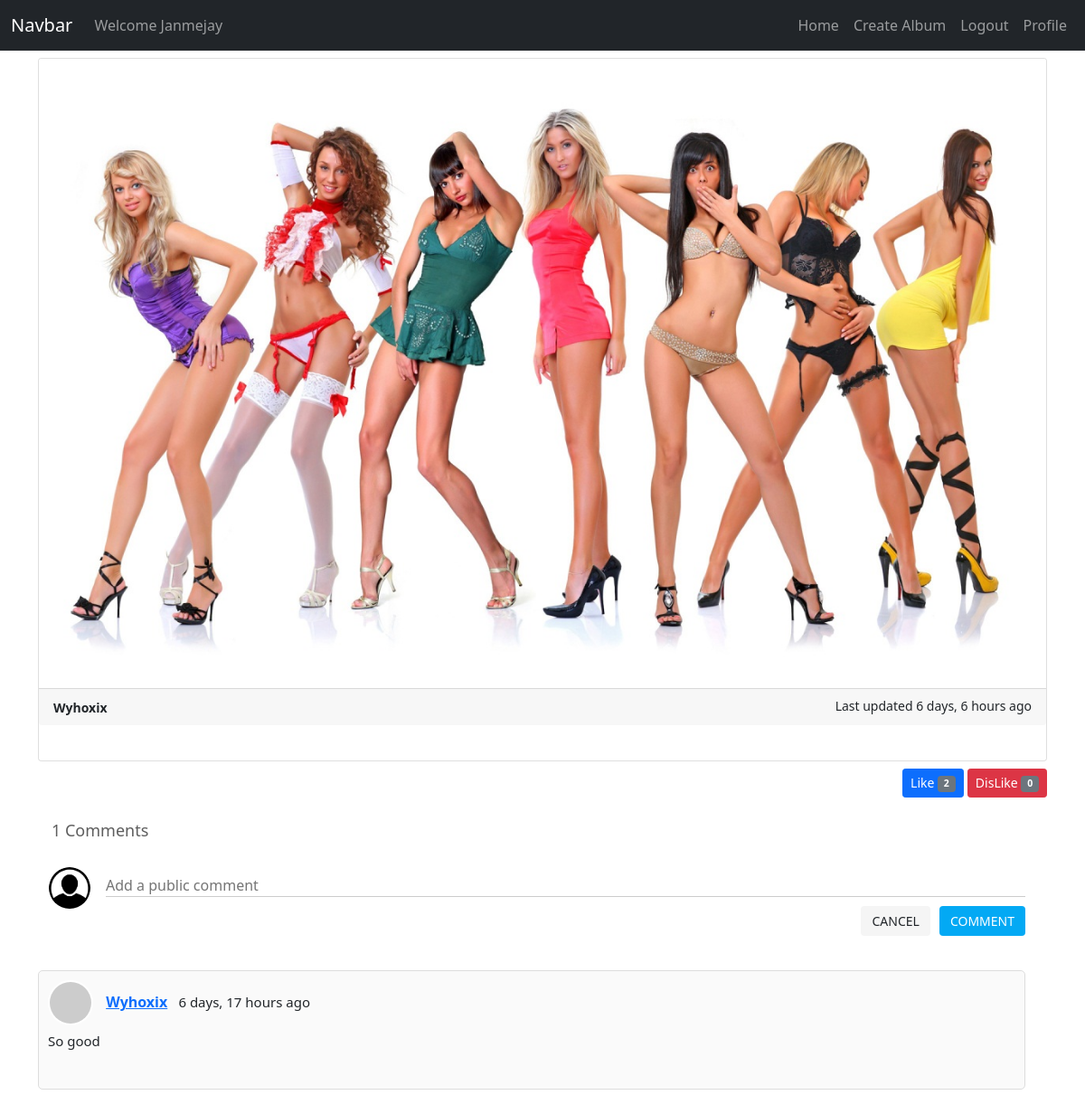
The app's page /album/22 (signed in) with its own data.
### authuser/models.py (models this page shows)
class User(AbstractUser):
    username = models.CharField(max_length=150, unique=True)
    name = models.CharField(max_length=150, null=True)
    email = models.CharField(max_length=150, unique=True, null=True)
    bio = models.TextField(null=True)
    avatar = models.ImageField(null=True, upload_to='avatar/')
    EMAIL_FIELD = 'email'
    USERNAME_FIELD = 'username'
    REQUIRED_FIELDS = ['email']
    def __str__(self):
        return  self.username.title()

### album/models.py (models this page shows)
class Album(models.Model):
    user = models.ForeignKey(User, on_delete=models.CASCADE, related_name='album')
    contest = models.ForeignKey(Contest, blank=True, null=True, on_delete=models.CASCADE)
    image = models.ImageField(upload_to='gallery/')
    uploaded_date = models.DateTimeField(auto_now_add=True)
    is_active = models.BooleanField(default=True)
    def image_tag(self):
        return mark_safe('<a href="/images/%s" target="_blank"><img src="/images/%s" width="250" height="150" /></a>' % (self.image,self.image))
    image_tag.short_description = 'Image'

class Comment(models.Model):
    album = models.ForeignKey(Album, on_delete=models.CASCADE)
    user = models.ForeignKey(User, on_delete=models.CASCADE)
    feedback = models.CharField(max_length=500)
    is_published = models.BooleanField(default=False)
    published_date = models.DateField(auto_now_add=True)

### album/views.py (the view)
# urls.py: path('album/<int:pk>', albumDetails, name='albumDetails'),
def albumDetails(request, pk):
    album = Album.objects.get(pk=pk)
    if request.method=='POST':
        feedback = request.POST.get('feedback')
        comment = Comment.objects.create(album=album, user=request.user ,feedback=feedback)
        return redirect(albumDetails,pk)
    commentList = Comment.objects.filter(album=pk).order_by('-id')
    likes = AlbumLikeDislike.objects.filter(album=album, like=True).values_list('user', flat=True)
    dislikes = AlbumLikeDislike.objects.filter(album=album, dislike=True).values_list('user', flat=True)
    context = {'album':album,'commentList':commentList,'likes':likes, 'dislikes':dislikes}
    return render(request, 'album/single-album.html',context)

### album/templates/album/single-album.html (shortened to what this page needs)
{%extends 'base.html'%}
{%load static%}
{%block content%}
<div class="row row-cols-12 row-cols-md-12 g-12 mb-5">
    <div class="col">
        <div class="card h-100">
            <img src="/images/{{album.image }}" class="card-img-top" alt="...">
            <div class="card-footer">
                <small class="fw-bold">{{album.user|title}}</small>
                <small class="float-end">Last updated {{album.uploaded_date|timesince}} ago</small>
            </div>
        </div>
        <div class="mt-2 float-end">
            {% if request.user.id in likes %}
                <button type="button" class="btn btn-primary btn-sm">Like <span class="badge bg-secondary">{{likes|length}} </span></button>
                <button type="button" class="btn btn-danger btn-sm">DisLike <span class="badge bg-secondary">{{dislikes|length}} </span></button>
            {% endif %}
        </div>
    </div>
</div>
<div class="row row-cols-12 row-cols-md-12 g-12 mb-5">
    <div class="row">
        <div class="col-12">
            <div class="comments">
                <div class="comments-details">
                    <span class="total-comments">{{commentList|length}} Comments</span>
                </div>
                {% if user.is_authenticated %}
                <div class="comment-box add-comment">
                    <span class="commenter-pic">
                        <img src=" {% static 'images/user.png' %}  " class="img-fluid">
                    </span>
                    <span class="commenter-name">
                    <form class="form" method="post">{% csrf_token %}
                        <input type="text" placeholder="Add a public comment" name="feedback" >
                        <button type="submit" class="btn btn-dark">Comment</button>
                        <button type="cancel" class="btn btn-default">Cancel</button>
                    </form>
                    </span>
                </div>
                 {% endif %}
                {%for comment in commentList %}
                <div class="comment-box">
                    <span class="commenter-pic">
                        <img src="https://ui-avatars.com/api/?name={{comment.user}}&rounded=true" class="img-fluid">
                    </span>
                    <span class="commenter-name">
                        <a href="{% url 'userProfile' comment.user|lower %}">{{comment.user|title}}</a> <span class="comment-time">{{comment.published_date|timesince}} ago</span>
                    </span>
                    <p class="comment-txt more">{{comment.feedback}}</p>
                </div>
                {% endfor %}
            </div>
        </div>
    </div>
</div>
{%endblock%}

### static/templates/base.html (shortened to what this page needs)
{%load static%}
<!DOCTYPE html>
<html lang="en">
<head>
    <link href="https://cdn.jsdelivr.net/npm/bootstrap@5.1.3/dist/css/bootstrap.min.css" rel="stylesheet">
    <link rel="stylesheet" href="https://cdnjs.cloudflare.com/ajax/libs/font-awesome/4.6.0/css/font-awesome.css"/>
    <link rel="stylesheet" href="{% static 'css/comment.css'%}"
</head>
<body>
    <nav class="navbar navbar-expand-lg navbar-dark bg-dark mb-2">
        <div class="container-fluid">
            <a class="navbar-brand" href="{% url 'home' %}">Navbar</a>
            <div class="collapse navbar-collapse" id="navbarText">
                <ul class="navbar-nav me-auto mb-2 mb-lg-0">
                    {% if request.user.is_authenticated %}
                        <li class="nav-item"><a class="nav-link" href=""> Welcome {{request.user|title}}</a></li>
                    {% endif %}
                </ul>
                <ul class="navbar-nav">
                    {% if request.user.is_authenticated %}
                        <li class="nav-item"><a class="nav-link" href="{% url 'home' %}">Home</a></li>
                        <li class="nav-item"><a class="nav-link" href="{% url 'createAlbum' %}">Create Album</a></li>
                        <li class="nav-item"><a class="nav-link" href="{% url 'logout_view' %}">Logout</a></li>
                        <li class="nav-item"><a class="nav-link" href="{% url 'userProfile' request.user|lower %}">Profile</a></li>
                    {% endif %}
                </ul>
            </div>
        </div>
    </nav>
    <div class="container">
        {%block content %}{% endblock %}
    </div>
</body>
</html>

### static/css/comment.css (style rules this page uses)
.comments-details button.btn.dropdown-toggle, .comments-details .total-comments { font-size: 18px; font-weight: 500; color: #5e5e5e; }
.comments-details { padding: 15px 15px; }
.comments button { background-color: transparent; border: none; }
.comments .comment-box { width: 100%; float: left; height: 100%; background-color: #FAFAFA; padding: 10px 10px 10px; margin-bottom: 15px; border-radius: 5px; border: 1px solid #ddd; }
.comments .add-comment { background-color: transparent; border: none; position: relative; margin-bottom: 50px; }
.comments .commenter-pic { width: 50px; height: 50px; display: inline-block; border-radius: 100%; border: 2px solid #fff; overflow: hidden; background-color: #fff; }
.comments .add-comment .commenter-name { width: 100%; padding-left: 75px; position: absolute; top: 20px; left: 0px; }
.comments .add-comment input { border-top: 0px; border-bottom: 1px solid #ccc; border-left: 0px; border-right: 0px; outline: 0px; box-shadow: none; border-radius: 0; width: 100%; padding: 0; font-weight: normal; }
.comments .add-comment button[type=submit] { background-color: #03a9f4; color: #fff; margin-right: 0px; }
.comments .add-comment button { background-color: #f5f5f5; margin: 10px 5px; font-size: 14px; text-transform: uppercase; float: right; }
.comments .commenter-name .comment-time { font-weight: normal; margin-left: 8px; font-size: 15px; }
.comments p.comment-txt { font-size: 15px; padding: 0px 0px 15px; }
.comments .commenter-name { display: inline-block; position: relative; top: -20px; left: 10px; font-size: 16px; font-weight: bold; }

### records on screen
User: user "Janmejay"
Album: image (picture), user "Wyhoxix", uploaded_date "6 days, 6 hours"
Comment: user "Wyhoxix", published_date "6 days, 17 hours", feedback "So good"

### other values on screen
{{ likes|length }} "2"
{{ dislikes|length }} "0"
{{ commentList|length }} "1"
